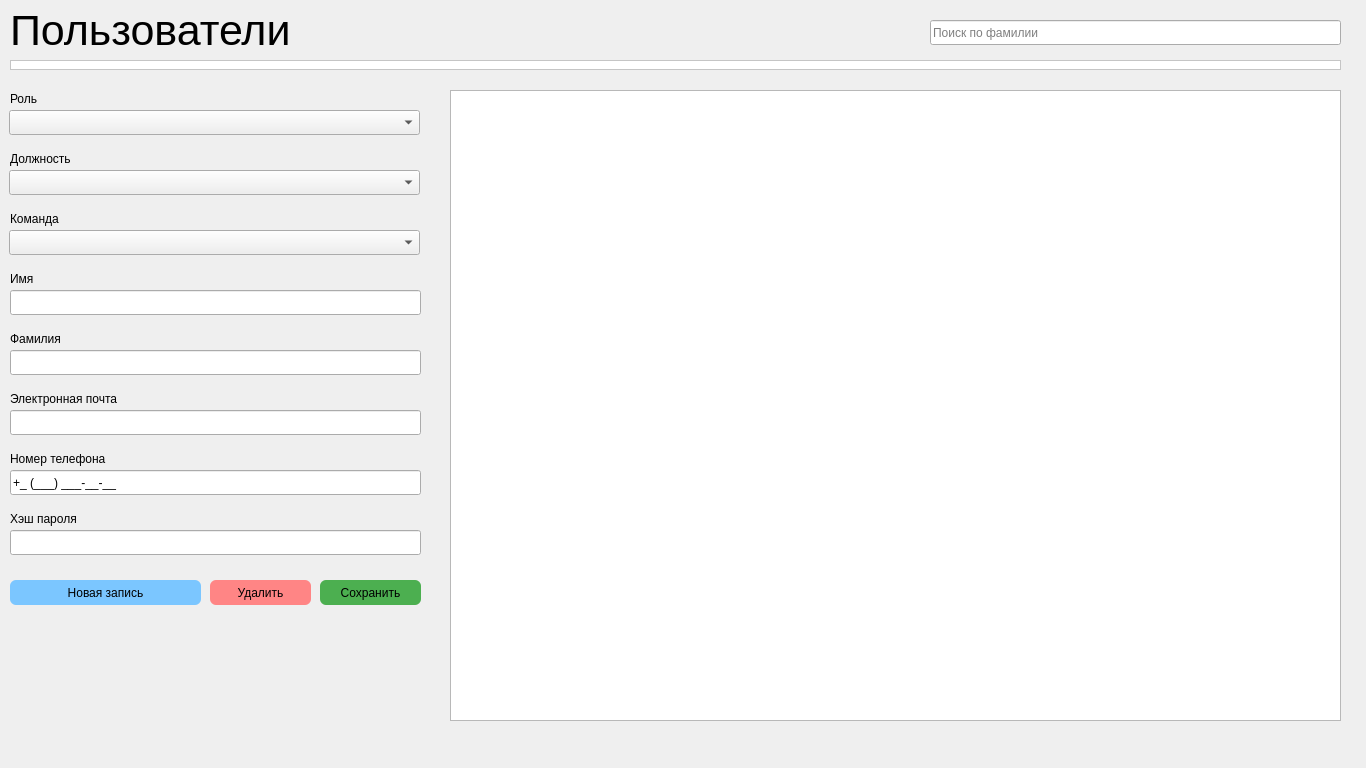
<?xml version="1.0" encoding="UTF-8"?>
<ui version="4.0">
 <class>UsersPage</class>
 <widget class="QWidget" name="UsersPage">
  <property name="geometry">
   <rect>
    <x>0</x>
    <y>0</y>
    <width>1366</width>
    <height>768</height>
   </rect>
  </property>
  <property name="sizePolicy">
   <sizepolicy hsizetype="Fixed" vsizetype="Fixed">
    <horstretch>0</horstretch>
    <verstretch>0</verstretch>
   </sizepolicy>
  </property>
  <property name="windowTitle">
   <string>UsersPage</string>
  </property>
  <widget class="QComboBox" name="positionComboBox">
   <property name="geometry">
    <rect>
     <x>9</x>
     <y>170</y>
     <width>411</width>
     <height>25</height>
    </rect>
   </property>
   <property name="sizePolicy">
    <sizepolicy hsizetype="Fixed" vsizetype="Fixed">
     <horstretch>0</horstretch>
     <verstretch>0</verstretch>
    </sizepolicy>
   </property>
  </widget>
  <widget class="QLineEdit" name="lastNameLineEdit">
   <property name="geometry">
    <rect>
     <x>10</x>
     <y>350</y>
     <width>411</width>
     <height>25</height>
    </rect>
   </property>
   <property name="sizePolicy">
    <sizepolicy hsizetype="Fixed" vsizetype="Fixed">
     <horstretch>0</horstretch>
     <verstretch>0</verstretch>
    </sizepolicy>
   </property>
  </widget>
  <widget class="QComboBox" name="roleComboBox">
   <property name="geometry">
    <rect>
     <x>9</x>
     <y>110</y>
     <width>411</width>
     <height>25</height>
    </rect>
   </property>
   <property name="sizePolicy">
    <sizepolicy hsizetype="Fixed" vsizetype="Fixed">
     <horstretch>0</horstretch>
     <verstretch>0</verstretch>
    </sizepolicy>
   </property>
  </widget>
  <widget class="QLabel" name="roleComboLabel">
   <property name="geometry">
    <rect>
     <x>10</x>
     <y>90</y>
     <width>411</width>
     <height>17</height>
    </rect>
   </property>
   <property name="text">
    <string>Роль</string>
   </property>
  </widget>
  <widget class="QLabel" name="positionComboLabel">
   <property name="geometry">
    <rect>
     <x>10</x>
     <y>150</y>
     <width>411</width>
     <height>17</height>
    </rect>
   </property>
   <property name="text">
    <string>Должность</string>
   </property>
  </widget>
  <widget class="QLabel" name="lastNameLineLabel">
   <property name="geometry">
    <rect>
     <x>10</x>
     <y>330</y>
     <width>411</width>
     <height>17</height>
    </rect>
   </property>
   <property name="text">
    <string>Фамилия</string>
   </property>
  </widget>
  <widget class="QLabel" name="titleLabel">
   <property name="geometry">
    <rect>
     <x>10</x>
     <y>10</y>
     <width>601</width>
     <height>41</height>
    </rect>
   </property>
   <property name="font">
    <font>
     <pointsize>32</pointsize>
    </font>
   </property>
   <property name="text">
    <string>Пользователи</string>
   </property>
  </widget>
  <widget class="QTableWidget" name="tableWidget">
   <property name="geometry">
    <rect>
     <x>450</x>
     <y>90</y>
     <width>891</width>
     <height>631</height>
    </rect>
   </property>
  </widget>
  <widget class="QPushButton" name="saveButton">
   <property name="geometry">
    <rect>
     <x>320</x>
     <y>580</y>
     <width>101</width>
     <height>25</height>
    </rect>
   </property>
   <property name="styleSheet">
    <string notr="true">background-color: #4caf50; border: none; border-radius: 6px;</string>
   </property>
   <property name="text">
    <string>Сохранить</string>
   </property>
  </widget>
  <widget class="QFrame" name="frame">
   <property name="geometry">
    <rect>
     <x>10</x>
     <y>60</y>
     <width>1331</width>
     <height>10</height>
    </rect>
   </property>
   <property name="sizePolicy">
    <sizepolicy hsizetype="Fixed" vsizetype="Fixed">
     <horstretch>0</horstretch>
     <verstretch>0</verstretch>
    </sizepolicy>
   </property>
   <property name="styleSheet">
    <string notr="true">background-color: #FFFFFF</string>
   </property>
   <property name="frameShape">
    <enum>QFrame::StyledPanel</enum>
   </property>
   <property name="frameShadow">
    <enum>QFrame::Raised</enum>
   </property>
  </widget>
  <widget class="QPushButton" name="removeButton">
   <property name="geometry">
    <rect>
     <x>210</x>
     <y>580</y>
     <width>101</width>
     <height>25</height>
    </rect>
   </property>
   <property name="styleSheet">
    <string notr="true">background-color: #FF8585; border: none; border-radius: 6px;</string>
   </property>
   <property name="text">
    <string>Удалить</string>
   </property>
  </widget>
  <widget class="QComboBox" name="teamComboBox">
   <property name="geometry">
    <rect>
     <x>9</x>
     <y>230</y>
     <width>411</width>
     <height>25</height>
    </rect>
   </property>
   <property name="sizePolicy">
    <sizepolicy hsizetype="Fixed" vsizetype="Fixed">
     <horstretch>0</horstretch>
     <verstretch>0</verstretch>
    </sizepolicy>
   </property>
  </widget>
  <widget class="QLabel" name="teamComboLabel">
   <property name="geometry">
    <rect>
     <x>10</x>
     <y>210</y>
     <width>411</width>
     <height>17</height>
    </rect>
   </property>
   <property name="text">
    <string>Команда</string>
   </property>
  </widget>
  <widget class="QLabel" name="firstNameLineLabel">
   <property name="geometry">
    <rect>
     <x>10</x>
     <y>270</y>
     <width>411</width>
     <height>17</height>
    </rect>
   </property>
   <property name="text">
    <string>Имя</string>
   </property>
  </widget>
  <widget class="QLineEdit" name="firstNameLineEdit">
   <property name="geometry">
    <rect>
     <x>10</x>
     <y>290</y>
     <width>411</width>
     <height>25</height>
    </rect>
   </property>
   <property name="sizePolicy">
    <sizepolicy hsizetype="Fixed" vsizetype="Fixed">
     <horstretch>0</horstretch>
     <verstretch>0</verstretch>
    </sizepolicy>
   </property>
  </widget>
  <widget class="QLabel" name="emailLineLabel">
   <property name="geometry">
    <rect>
     <x>10</x>
     <y>390</y>
     <width>411</width>
     <height>17</height>
    </rect>
   </property>
   <property name="text">
    <string>Электронная почта</string>
   </property>
  </widget>
  <widget class="QLineEdit" name="emailLineEdit">
   <property name="geometry">
    <rect>
     <x>10</x>
     <y>410</y>
     <width>411</width>
     <height>25</height>
    </rect>
   </property>
   <property name="sizePolicy">
    <sizepolicy hsizetype="Fixed" vsizetype="Fixed">
     <horstretch>0</horstretch>
     <verstretch>0</verstretch>
    </sizepolicy>
   </property>
  </widget>
  <widget class="QLabel" name="phoneLineLabel">
   <property name="geometry">
    <rect>
     <x>10</x>
     <y>450</y>
     <width>411</width>
     <height>17</height>
    </rect>
   </property>
   <property name="text">
    <string>Номер телефона</string>
   </property>
  </widget>
  <widget class="QLineEdit" name="phoneLineEdit">
   <property name="geometry">
    <rect>
     <x>10</x>
     <y>470</y>
     <width>411</width>
     <height>25</height>
    </rect>
   </property>
   <property name="sizePolicy">
    <sizepolicy hsizetype="Fixed" vsizetype="Fixed">
     <horstretch>0</horstretch>
     <verstretch>0</verstretch>
    </sizepolicy>
   </property>
   <property name="inputMask">
    <string>+9 (999) 999-99-99;_</string>
   </property>
  </widget>
  <widget class="QLabel" name="passwordHashLineLabel">
   <property name="geometry">
    <rect>
     <x>10</x>
     <y>510</y>
     <width>411</width>
     <height>17</height>
    </rect>
   </property>
   <property name="text">
    <string>Хэш пароля</string>
   </property>
  </widget>
  <widget class="QLineEdit" name="passwordHashLineEdit">
   <property name="geometry">
    <rect>
     <x>10</x>
     <y>530</y>
     <width>411</width>
     <height>25</height>
    </rect>
   </property>
   <property name="sizePolicy">
    <sizepolicy hsizetype="Fixed" vsizetype="Fixed">
     <horstretch>0</horstretch>
     <verstretch>0</verstretch>
    </sizepolicy>
   </property>
  </widget>
  <widget class="QPushButton" name="addButton">
   <property name="geometry">
    <rect>
     <x>10</x>
     <y>580</y>
     <width>191</width>
     <height>25</height>
    </rect>
   </property>
   <property name="styleSheet">
    <string notr="true">background-color: #7BC6FF; border: none; border-radius: 6px;</string>
   </property>
   <property name="text">
    <string>Новая запись</string>
   </property>
  </widget>
  <widget class="QLineEdit" name="searchLineEdit">
   <property name="geometry">
    <rect>
     <x>930</x>
     <y>20</y>
     <width>411</width>
     <height>25</height>
    </rect>
   </property>
   <property name="sizePolicy">
    <sizepolicy hsizetype="Fixed" vsizetype="Fixed">
     <horstretch>0</horstretch>
     <verstretch>0</verstretch>
    </sizepolicy>
   </property>
   <property name="text">
    <string/>
   </property>
   <property name="placeholderText">
    <string>Поиск по фамилии</string>
   </property>
  </widget>
 </widget>
 <resources/>
 <connections/>
</ui>
